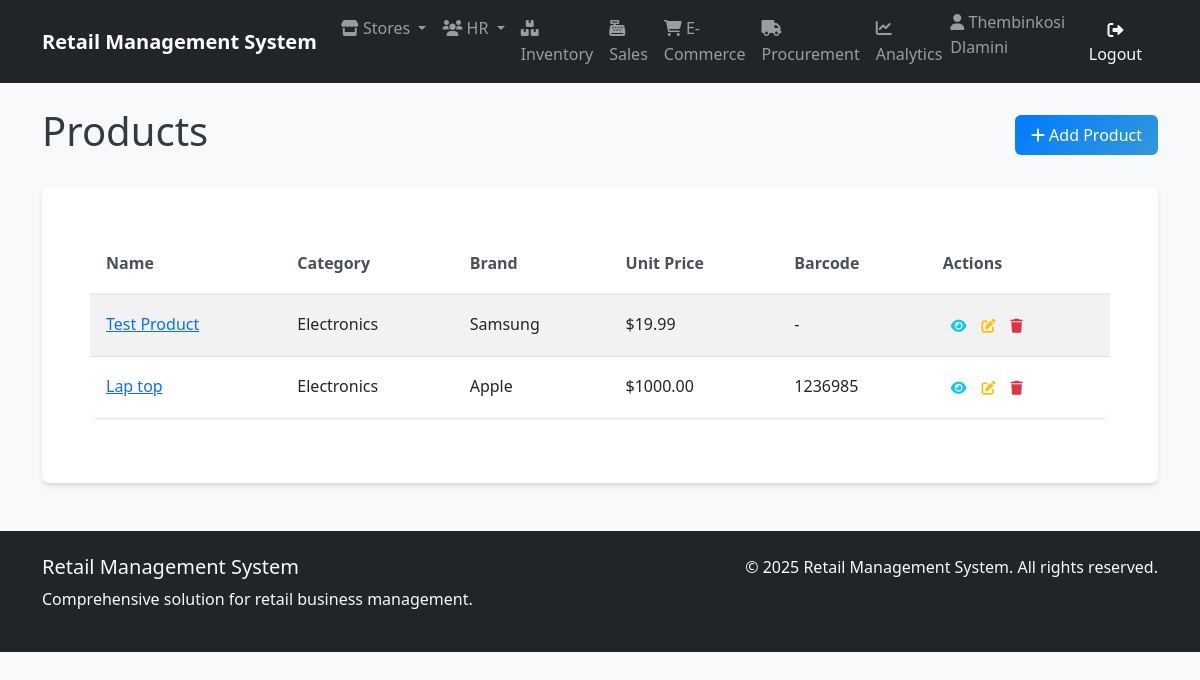
Page /inventory/ (signed in) on the committed database.
### human_resources/models.py (models this page shows, shortened)
class Employee(AbstractUser):
    employee_id = models.AutoField(primary_key=True)
    first_name = models.CharField(_("first name"), max_length=50, blank=False)
    last_name = models.CharField(_("last name"), max_length=50, blank=False)
    email = models.EmailField(_("email address"), unique=True)  # Uncommented and made unique
    phone = models.CharField(_("phone number"), max_length=20, blank=True, null=True)
    hire_date = models.DateField(_("hire date"), blank=True, null=True)
    position = models.CharField(_("position"), max_length=50, blank=True)
    salary = models.DecimalField(
        _("salary"),
        max_digits=10,
        decimal_places=2,
        blank=True,
        null=True
    )
    department = models.ForeignKey(
        'store_management.Department',
        on_delete=models.SET_NULL,
        null=True,
        blank=True,
        related_name='employees',
        verbose_name=_("department")
    )
    username = models.CharField(
        max_length=150,
        unique=True,
        verbose_name='username'
    )
    store = models.ForeignKey(
        'store_management.Store',
        on_delete=models.SET_NULL,
        null=True,       # Add this
        blank=True,      # Add this
        verbose_name='Assigned Store'
    )
    manager = models.ForeignKey(
        'self',
        on_delete=models.SET_NULL,
        null=True,
        blank=True,
        related_name='subordinates',
        verbose_name=_("manager")
    )
    created_at = models.DateTimeField(auto_now_add=True)
    updated_at = models.DateTimeField(auto_now=True)
    class Meta:
        db_table = 'human_resources_employee'
        verbose_name = _("employee")
        verbose_name_plural = _("employees")
        ordering = ['last_name', 'first_name']
        permissions = [
            ("view_store_dashboard", "Can view store management dashboard"),
            ("manage_store_settings", "Can modify store configuration and settings"),
            ("manage_departments", "Can create/edit/delete store departments"),
            ("access_inventory", "Can access inventory management system"),
            ("view_inventory", "Can view inventory items and stock levels"),
            ("edit_inventory", "Can modify inventory items and quantities"),
            ("manage_inventory_categories", "Can organize inventory categories"),
            ("perform_inventory_audit", "Can conduct physical inventory counts"),
            ("process_sales", "Can process in-store sales transactions"),
            ("void_sales", "Can void/completely cancel sales transactions"),
            ("manage_sales_promotions", "Can configure sales promotions/discounts"),
            ("view_sales_reports", "Can access sales performance reports"),
            ("create_purchase_orders", "Can generate new procurement orders"),
            ("approve_purchase_orders", "Can authorize procurement requests"),
            ("manage_suppliers", "Can maintain supplier/vendor records"),
            ("receive_stock", "Can process received shipments"),
            ("view_employee_directory", "Can access employee contact information"),
            ("manage_employee_records", "Can maintain HR records (excluding sensitive data)"),
            ("access_hr_reports", "Can view HR analytics and reports"),
            ("manage_recruitment", "Can handle hiring processes"),
            ("manage_online_listings", "Can maintain e-commerce product listings"),
            ("process_online_orders", "Can fulfill e-commerce purchases"),
            ("handle_customer_portals", "Can manage customer account portals"),
            ("view_web_analytics", "Can access e-commerce traffic/revenue reports"),
            ("generate_financial_reports", "Can create financial statements"),
            ("export_data_reports", "Can export datasets for external analysis"),
            ("access_executive_dashboards", "Can view strategic business dashboards"),
            ("schedule_automated_reports", "Can configure report automation"),
            ("override_inventory_checks", "Can bypass inventory validation rules"),
            ("access_audit_logs", "Can view system audit trails"),
            ("manage_api_integrations", "Can configure system integrations")
        ]

### inventory/models.py (models this page shows, shortened)
class Product(models.Model):
    name = models.CharField(max_length=100, verbose_name="Product Name")
    description = models.CharField(max_length=500, blank=True, null=True)
    category = models.ForeignKey(
        Category,
        on_delete=models.CASCADE,
        related_name='products'
    )
    brand = models.ForeignKey(
        Brand,
        on_delete=models.SET_NULL,
        null=True,
        blank=True,
        related_name='products'
    )
    unit_price = models.DecimalField(
        max_digits=10,
        decimal_places=2,
        verbose_name="Unit Price"
    )
    cost_price = models.DecimalField(
        max_digits=10,
        decimal_places=2,
        blank=True,
        null=True
    )
    weight = models.DecimalField(
        max_digits=10,
        decimal_places=2,
        blank=True,
        null=True
    )
    dimensions = models.CharField(max_length=50, blank=True, null=True)
    is_perishable = models.BooleanField(default=False)
    barcode = models.CharField(
        max_length=50,
        unique=True,
        blank=True,
        null=True
    )
    created_at = models.DateTimeField(default=timezone.now)
    updated_at = models.DateTimeField(auto_now=True)

class Category(models.Model):
    name = models.CharField(max_length=50, verbose_name="Category Name")
    description = models.CharField(max_length=200, blank=True, null=True)
    parent = models.ForeignKey(
        'self',
        on_delete=models.SET_NULL,
        null=True,
        blank=True,
        related_name='children',
        verbose_name="Parent Category"
    )
    created_at = models.DateTimeField(default=timezone.now)
    updated_at = models.DateTimeField(auto_now=True)
    class Meta:
        verbose_name_plural = "Categories"

class Brand(models.Model):
    name = models.CharField(max_length=50, verbose_name="Brand Name")
    description = models.CharField(max_length=200, blank=True, null=True)
    website = models.URLField(max_length=100, blank=True, null=True)
    created_at = models.DateTimeField(default=timezone.now)
    updated_at = models.DateTimeField(auto_now=True)

### inventory/views.py (the view)
# urls.py: path('', views.ProductListView.as_view(), name='product_list'),
class ProductListView(LoginRequiredMixin, ListView):
    model = Product
    template_name = 'inventory/product_list.html'
    context_object_name = 'products'
    paginate_by = 20

### inventory/templates/inventory/product_list.html (shortened to what this page needs)
{% extends 'base.html' %}
{% block content %}
<div class="container mt-4">
    <div class="d-flex justify-content-between align-items-center mb-4">
        <h1>Products</h1>
        <a href="{% url 'inventory:product_add' %}" class="btn btn-primary">
            <i class="fas fa-plus"></i> Add Product
        </a>
    </div>
    {% if products %}
        <div class="card">
            <div class="card-body">
                <div class="table-responsive">
                    <table class="table table-striped">
                        <thead>
                            <tr>
                                <th>Name</th>
                                <th>Category</th>
                                <th>Brand</th>
                                <th>Unit Price</th>
                                <th>Barcode</th>
                                <th>Actions</th>
                            </tr>
                        </thead>
                        <tbody>
                            {% for product in products %}
                            <tr>
                                <td>
                                    <a href="{% url 'inventory:product_detail' product.pk %}">
                                        {{ product.name }}
                                    </a>
                                </td>
                                <td>{{ product.category.name|default:"-" }}</td>
                                <td>{{ product.brand.name|default:"-" }}</td>
                                <td>${{ product.unit_price }}</td>
                                <td>{{ product.barcode|default:"-" }}</td>
                                <td>
                                    <div class="btn-group btn-group-sm">
                                        <a href="{% url 'inventory:product_detail' product.pk %}" class="btn btn-outline-info">
                                            <i class="fas fa-eye"></i>
                                        </a>
                                        <a href="{% url 'inventory:product_edit' product.pk %}" class="btn btn-outline-warning">
                                            <i class="fas fa-edit"></i>
                                        </a>
                                        <a href="{% url 'inventory:product_delete' product.pk %}" class="btn btn-outline-danger">
                                            <i class="fas fa-trash"></i>
                                        </a>
                                    </div>
                                </td>
                            </tr>
                            {% endfor %}
                        </tbody>
                    </table>
                </div>
            </div>
        </div>
    {% endif %}
</div>
{% endblock %}

### templates/base.html (shortened to what this page needs)
{% load static %}
<!DOCTYPE html>
<html lang="en">
<head>
    <link href="https://cdn.jsdelivr.net/npm/bootstrap@5.1.3/dist/css/bootstrap.min.css" rel="stylesheet">
    <link rel="stylesheet" href="https://cdnjs.cloudflare.com/ajax/libs/font-awesome/6.0.0/css/all.min.css">
    <link rel="stylesheet" href="{% static 'css/main.css' %}">
</head>
<body>
    <nav class="navbar navbar-expand-lg navbar-dark bg-dark">
        <div class="container">
            <a class="navbar-brand" href="{% url 'dashboards:dashboard' %}">Retail Management System</a>
            <div class="collapse navbar-collapse" id="navbarNav">
                <ul class="navbar-nav me-auto">
                    <li class="nav-item dropdown">
                        <a class="nav-link dropdown-toggle" href="#" id="storeDropdown" role="button" data-bs-toggle="dropdown" aria-expanded="false">
                            <i class="fas fa-store"></i> Stores
                        </a>
                    </li>
                    <li class="nav-item dropdown">
                        <a class="nav-link dropdown-toggle" href="#" id="hrDropdown" role="button" data-bs-toggle="dropdown" aria-expanded="false">
                            <i class="fas fa-users"></i> HR
                        </a>
                    </li>
                    <li class="nav-item">
                        <a class="nav-link" href="{% url 'inventory:product_list' %}">
                            <i class="fas fa-boxes"></i> Inventory
                        </a>
                    </li>
                    <li class="nav-item">
                        <a class="nav-link" href="{% url 'sales:sale_list' %}">
                            <i class="fas fa-cash-register"></i> Sales
                        </a>
                    </li>
                    <li class="nav-item">
                        <a class="nav-link" href="{% url 'e_commerce:order_list' %}">
                            <i class="fas fa-shopping-cart"></i> E-Commerce
                        </a>
                    </li>
                    <li class="nav-item">
                        <a class="nav-link" href="{% url 'procurement:supplier_list' %}">
                            <i class="fas fa-truck"></i> Procurement
                        </a>
                    </li>
                    <li class="nav-item">
                        <a class="nav-link" href="{% url 'analytics:dashboard' %}">
                            <i class="fas fa-chart-line"></i> Analytics
                        </a>
                    </li>
                </ul>
                <ul class="navbar-nav">
                    {% if user.is_authenticated %}
                    <li class="nav-item">
                        <span class="navbar-text me-3">
                            <i class="fas fa-user"></i>
                            {% if user.first_name or user.last_name %}
                                {{ user.first_name }} {{ user.last_name }}
                            {% else %}
                                {{ user.username }}
                            {% endif %}
                        </span>
                    </li>
                    <li class="nav-item">
                        <a class="btn btn-outline-light" href="{% url 'logout' %}">
                            <i class="fas fa-sign-out-alt"></i> Logout
                        </a>
                    </li>
                    {% else %}
                    <li class="nav-item">
                        <a class="btn btn-outline-light" href="{% url 'login' %}">
                            <i class="fas fa-sign-in-alt"></i> Login
                        </a>
                    </li>
                    {% endif %}
                </ul>
            </div>
        </div>
    </nav>
    <main>
        {% block content %}
        {% endblock %}
    </main>
    <footer class="bg-dark text-light mt-5 py-4">
        <div class="container">
            <div class="row">
                <div class="col-md-6">
                    <h5>Retail Management System</h5>
                    <p>Comprehensive solution for retail business management.</p>
                </div>
                <div class="col-md-6 text-md-end">
                    <p>&copy; {% now "Y" %} Retail Management System. All rights reserved.</p>
                </div>
            </div>
        </div>
    </footer>
</body>
</html>

### static/css/main.css (style rules this page uses)
:root { --primary-color: #007bff; --secondary-color: #6c757d; --success-color: #28a745; --danger-color: #dc3545; --warning-color: #ffc107; --info-color: #17a2b8; --light-color: #f8f9fa; --dark-color: #343a40; --brand-primary: #2c3e50; --brand-secondary: #3498db; --brand-accent: #e74c3c; --white: #ffffff; --gray-100: #f8f9fa; --gray-200: #e9ecef; --gray-300: #dee2e6; --gray-400: #ced4da; --gray-500: #adb5bd; --gray-600: #6c757d; --gray-700: #495057; --gray-800: #343a40; --gray-900: #212529; --spacing-xs: 0.25rem; --spacing-sm: 0.5rem; --spacing-md: 1rem; --spacing-lg: 1.5rem; --spacing-xl: 3rem; --border-radius-sm: 0.25rem; --border-radius-md: 0.375rem; --border-radius-lg: 0.5rem; --border-radius-xl: 1rem; --shadow-sm: 0 1px 2px 0 rgba(0, 0, 0, 0.05); --shadow-md: 0 4px 6px -1px rgba(0, 0, 0, 0.1), 0 2px 4px -1px rgba(0, 0, 0, 0.06); --shadow-lg: 0 10px 15px -3px rgba(0, 0, 0, 0.1), 0 4px 6px -2px rgba(0, 0, 0, 0.05); --shadow-xl: 0 20px 25px -5px rgba(0, 0, 0, 0.1), 0 10px 10px -5px rgba(0, 0, 0, 0.04); --transition-fast: 0.15s ease-in-out; --transition-normal: 0.3s ease-in-out; --transition-slow: 0.5s ease-in-out; }
body { font-family: 'Segoe UI', Tahoma, Geneva, Verdana, sans-serif; line-height: 1.6; color: var(--gray-800); background-color: var(--gray-100); }
.navbar-brand { font-weight: 700; font-size: 1.25rem; }
.navbar-nav .nav-link { font-weight: 500; transition: color var(--transition-fast); }
.navbar-text { font-weight: 500; }
.card { border: none; border-radius: var(--border-radius-lg); box-shadow: var(--shadow-md); transition: transform var(--transition-normal), box-shadow var(--transition-normal); }
.card-body { padding: var(--spacing-lg); }
.btn { font-weight: 500; border-radius: var(--border-radius-md); transition: all var(--transition-fast); border: none; padding: 0.5rem 1rem; }
.btn-primary { background: linear-gradient(135deg, var(--primary-color), var(--brand-secondary)); }
.table { background-color: var(--white); border-radius: var(--border-radius-lg); overflow: hidden; box-shadow: var(--shadow-sm); }
.table thead th { background-color: var(--gray-50); border-bottom: 2px solid var(--gray-200); font-weight: 600; color: var(--gray-700); padding: var(--spacing-md); }
.table tbody tr { transition: background-color var(--transition-fast); }
.table tbody td { padding: var(--spacing-md); vertical-align: middle; }
@media (min-width: 992px) { .card-body { padding: var(--spacing-xl); } }
.fade-in { animation: fadeIn var(--transition-slow) ease-in; }

### rows in the picture
Employee: first_name "Thembinkosi", last_name "Dlamini"
Product: name "Test Product", category.name "Electronics", brand.name "Samsung", unit_price "19.99", barcode "-"
Product: name "Lap top", category.name "Electronics", brand.name "Apple", unit_price "1000.00", barcode "1236985"
